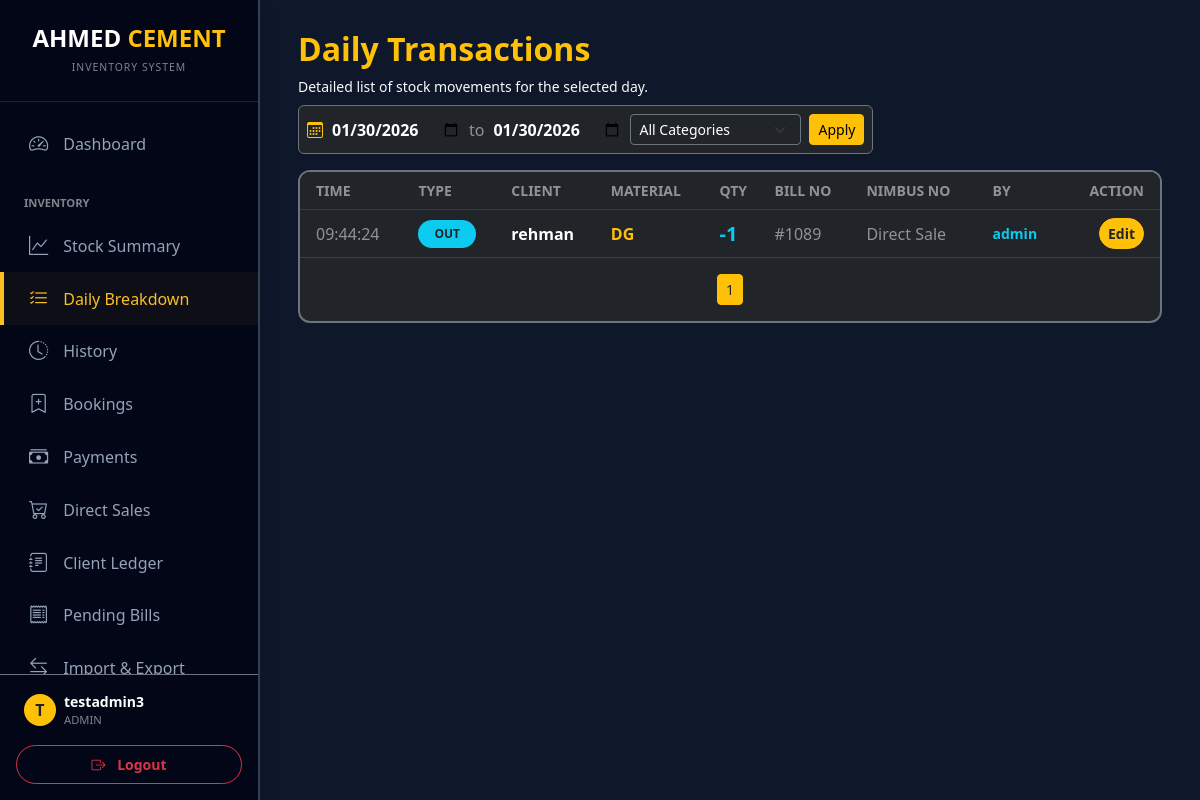
/daily_transactions (signed in), run on the app's committed database.
### models.py (models this page shows)
class User(UserMixin, db.Model):
    id = db.Column(db.Integer, primary_key=True)
    username = db.Column(db.String(100), unique=True, nullable=False)
    password_hash = db.Column(db.String(200), nullable=False)
    role = db.Column(db.String(20), default='user')
    can_view_stock = db.Column(db.Boolean, default=True)
    can_view_daily = db.Column(db.Boolean, default=True)
    can_view_history = db.Column(db.Boolean, default=True)
    can_import_export = db.Column(db.Boolean, default=False)
    can_manage_directory = db.Column(db.Boolean, default=False)

class Entry(db.Model):
    __table_args__ = (
        db.Index('idx_entry_date_material', 'date', 'material'),
        db.Index('idx_entry_material_type', 'material', 'type'),
        db.Index('idx_entry_date_type', 'date', 'type'),
        db.Index('idx_entry_client_date', 'client', 'date'),
    )
    id = db.Column(db.Integer, primary_key=True)
    date = db.Column(db.String(20), nullable=False, index=True)
    time = db.Column(db.String(20), nullable=False)
    type = db.Column(db.String(10), nullable=False, index=True)
    material = db.Column(db.String(100), nullable=False, index=True)
    client = db.Column(db.String(100), index=True)
    client_name = db.Column(db.String(100), index=True)
    client_code = db.Column(db.String(50), index=True)
    qty = db.Column(db.Float, nullable=False)
    bill_no = db.Column(db.String(100), index=True)
    auto_bill_no = db.Column(db.String(100), index=True)
    nimbus_no = db.Column(db.String(100), index=True)
    invoice_id = db.Column(db.Integer, db.ForeignKey('invoice.id'), nullable=True)
    invoice = db.relationship('Invoice', backref='entries')
    created_by = db.Column(db.String(100))
    client_category = db.Column(db.String(50), index=True, nullable=True)

### blueprints/inventory.py (the view)
@inventory_bp.route('/daily_transactions')
@login_required
def daily_transactions():
    date_from = request.args.get('date_from') or request.args.get('date') or date.today().strftime('%Y-%m-%d')
    date_to = request.args.get('date_to') or date_from
    category = request.args.get('category', '').strip()
    page = request.args.get('page', 1, type=int)
    per_page = 50  # Increased for better visibility
    q = Entry.query.filter(Entry.date >= date_from, Entry.date <= date_to)
    if category:
        q = q.filter(Entry.client_category == category)
    entries_pagination = q.order_by(Entry.date.desc(), Entry.time.desc()).paginate(page=page, per_page=per_page)
    materials = Material.query.all()
    from models import Client, PendingBill
    categories = sorted(list({c.category for c in Client.query.all() if c.category}))
    if 'Cash' not in categories:
        categories.insert(0, 'Cash')
    bill_numbers = [e.bill_no for e in entries_pagination.items if e.bill_no]
    pending_photos = {b.bill_no: b.photo_url for b in PendingBill.query.filter(PendingBill.bill_no.in_(bill_numbers), PendingBill.photo_url != '').all()}
    return render_template('daily_transactions.html',
                           entries=entries_pagination.items,
                           pagination=entries_pagination,
                           sel_date=date_from,
                           date_from=date_from,
                           date_to=date_to,
                           category_filter=category,
                           materials=materials,
                           categories=categories,
                           pending_photos=pending_photos)

### main.py (called while the page is built)
@login_manager.user_loader
def load_user(user_id):
    return db.session.get(User, int(user_id))

### templates/daily_transactions.html (shortened to what this page needs)
{% extends "layout.html" %}
{% block content %}
<div class="d-flex flex-wrap justify-content-between align-items-start mb-3 gap-2">
    <div>
        <h2 class="fw-bold text-warning">Daily Transactions</h2>
        <p class="text-light small mb-0">Detailed list of stock movements for the selected day.</p>
    </div>
    <div class="bg-dark border border-secondary rounded p-2 d-flex align-items-center shadow-sm">
        <i class="bi bi-calendar3 me-2 text-warning"></i>
        <input type="date" id="dateFrom" value="{{ date_from or sel_date }}" class="border-0 fw-bold text-white bg-transparent" style="outline: none; min-width: 130px;">
        <span class="mx-2 text-white-50">to</span>
        <input type="date" id="dateTo" value="{{ date_to or sel_date }}" class="border-0 fw-bold text-white bg-transparent" style="outline: none; min-width: 130px;">
        <select id="categoryFilter" class="form-select form-select-sm bg-dark text-white border-secondary ms-2">
            <option value="">All Categories</option>
        </select>
        <button class="btn btn-sm btn-warning ms-2 " onclick="applyDateFilter()">Apply</button>
    </div>
</div>
<div class="card bg-dark border-secondary mb-4 overflow-hidden" style="border-radius: 12px; border: 2px solid #334155;">
    <div class="table-responsive">
        <table class="table table-dark table-hover mb-0 align-middle">
            <thead class="small text-uppercase" style="background: #0f172a;">
                <tr>
                    <th class="ps-3 text-white-50">Time</th>
                    <th class="text-white-50">Type</th>
                    <th class="text-white-50">Client</th>
                    <th class="text-white-50">Material</th>
                    <th class="text-white-50">Qty</th>
                    <th class="text-white-50">Bill No</th>
                    <th class="text-white-50">Nimbus No</th>
                    <th class="text-white-50">By</th>
                    <th class="text-end pe-3 text-white-50">Action</th>
                </tr>
            </thead>
            <tbody>
                {% for e in entries %}
                <tr style="border-bottom: 1px solid #334155;">
                    <td class="ps-3 text-white-50">{{ e.time }}</td>
                    <td>
                        <span class="badge {{ 'bg-success' if e.type == 'IN' else 'bg-info text-dark' }} px-3 py-2 rounded-pill fw-bold">
                            {{ e.type }}
                        </span>
                    </td>
                    <td class="fw-bold text-white">{{ e.client or '---' }} <br><small class="text-white-50">{{ e.client_code or '' }}</small></td>
                    <td class="text-warning fw-bold">{{ e.material }}</td>
                    <td class="fw-bold {{ 'text-success' if e.type == 'IN' else 'text-info' }} fs-5">
                        {{ '+' if e.type == 'IN' else '-' }}{{ e.qty|int }}
                    </td>
                    <td class="text-white-50">
                        {{ e.bill_no or '---' }}
                    </td>
                    <td class="text-white-50">{{ e.nimbus_no or '---' }}</td>
                    <td class="text-info small fw-bold">{{ e.created_by or 'System' }}</td>
                    <td class="text-end pe-3">
                        {% if current_user.role == 'admin' or e.date == sel_date %}
                        <button class="btn btn-warning btn-sm text-dark fw-bold rounded-pill" data-bs-toggle="modal" data-bs-target="#editLog{{ e.id }}">
                            Edit
                        </button>
                        {% else %}
                        <span class="badge bg-secondary opacity-50"><i class="bi bi-lock"></i> Locked</span>
                        {% endif %}
                    </td>
                </tr>
                {% endfor %}
            </tbody>
        </table>
    </div>
    {% if pagination %}
    <div class="card-footer bg-transparent border-0 py-3">
        <nav>
            <ul class="pagination pagination-sm justify-content-center mb-0">
                <li class="page-item active"><span class="page-link bg-warning border-warning text-dark">{{ pagination.page }}</span></li>
            </ul>
        </nav>
    </div>
    {% endif %}
</div>
{% endblock %}

### templates/layout.html (shortened to what this page needs)
<!DOCTYPE html>
<html lang="en">
<head>
    <link href="https://cdn.jsdelivr.net/npm/bootstrap@5.3.0/dist/css/bootstrap.min.css" rel="stylesheet">
    <link rel="stylesheet" href="https://cdn.jsdelivr.net/npm/bootstrap-icons@1.10.0/font/bootstrap-icons.css">
    <link rel="stylesheet" href="https://cdn.jsdelivr.net/npm/flatpickr/dist/flatpickr.min.css">
    <link rel="stylesheet" href="https://cdn.jsdelivr.net/npm/flatpickr/dist/themes/dark.css">
</head>
<body>
{% if current_user.is_authenticated %}
    <div class="sidebar shadow" id="sidebar">
        <div class="p-4 text-center border-bottom border-secondary border-opacity-25">
            <h4 class="fw-bold text-white mb-0">AHMED <span class="text-warning">CEMENT</span></h4>
            <small class="text-white-50 text-uppercase" style="font-size: 0.65rem; letter-spacing: 1px;">Inventory System</small>
        </div>
        <div class="sidebar-nav-container">
            <nav class="py-3">
                <a href="/" class="nav-link {{ 'active' if request.path == '/' }}" onclick="closeSidebar()">
                    <i class="bi bi-speedometer2"></i> Dashboard
                </a>
                <div class="text-white-50 small fw-bold px-4 mt-4 mb-2 text-uppercase" style="font-size: 0.7rem;">Inventory</div>
                {% if current_user.can_view_stock or current_user.role == 'admin' %}
                <a href="/stock_summary" class="nav-link {{ 'active' if request.path == '/stock_summary' }}" onclick="closeSidebar()">
                    <i class="bi bi-graph-up"></i> Stock Summary
                </a>
                {% endif %}
                {% if current_user.can_view_daily or current_user.role == 'admin' %}
                <a href="/daily_transactions" class="nav-link {{ 'active' if request.path == '/daily_transactions' }}" onclick="closeSidebar()">
                    <i class="bi bi-list-check"></i> Daily Breakdown
                </a>
                {% endif %}
                {% if current_user.can_view_history or current_user.role == 'admin' %}
                <a href="/tracking" class="nav-link {{ 'active' if request.path == '/tracking' }}" onclick="closeSidebar()">
                    <i class="bi bi-clock-history"></i> History
                </a>
                <a href="/bookings" class="nav-link {{ 'active' if request.path == '/bookings' }}" onclick="closeSidebar()">
                    <i class="bi bi-bookmark-plus"></i> Bookings
                </a>
                <a href="/payments" class="nav-link {{ 'active' if request.path == '/payments' }}" onclick="closeSidebar()">
                    <i class="bi bi-cash-stack"></i> Payments
                </a>
                <a href="/direct_sales" class="nav-link {{ 'active' if request.path == '/direct_sales' }}" onclick="closeSidebar()">
                    <i class="bi bi-cart-check"></i> Direct Sales
                </a>
                <a href="/clients" class="nav-link {{ 'active' if request.path.startswith('/ledger') or request.path == '/clients' }}" onclick="closeSidebar()">
                    <i class="bi bi-journal-text"></i> Client Ledger
                </a>
                {% endif %}
                <a href="/pending_bills" class="nav-link {{ 'active' if request.path == '/pending_bills' }}" onclick="closeSidebar()">
                    <i class="bi bi-receipt"></i> Pending Bills
                </a>
                {% if current_user.can_import_export or current_user.role == 'admin' %}
                <a href="/import_export" class="nav-link {{ 'active' if request.path == '/import_export' }}" onclick="closeSidebar()">
                    <i class="bi bi-arrow-left-right"></i> Import & Export
                </a>
                {% endif %}
            </nav>
        </div>
        <div class="p-3 border-top border-secondary">
            <div class="d-flex align-items-center mb-3 px-2">
                <div class="bg-warning rounded-circle me-2 d-flex align-items-center justify-content-center text-dark fw-bold" style="width: 32px; height: 32px; flex-shrink: 0;">
                    {{ current_user.username[0]|upper }}
                </div>
                <div class="overflow-hidden">
                    <div class="text-white fw-bold small text-truncate">{{ current_user.username }}</div>
                    <div class="text-white-50 x-small" style="font-size: 0.7rem;">{{ current_user.role|upper }}</div>
                </div>
            </div>
            <a href="/logout" class="btn btn-outline-danger w-100 btn-sm fw-bold py-2 rounded-pill">
                <i class="bi bi-box-arrow-right me-2"></i> Logout
            </a>
        </div>
    </div>
{% endif %}
<div class="main-content {{ 'ms-0' if not current_user.is_authenticated }}">
    <div class="container-fluid px-0 px-sm-2">
        {% block content %}{% endblock %}
    </div>
</div>
</body>
</html>

### templates/layout.html (style rules this page uses)
:root { --sidebar-width: 260px; --bg-dark: #0f172a; --card-bg: #1e293b; --accent: #fbbf24; --sidebar-bg: #020617; }
body { background-color: var(--bg-dark); color: #f8fafc; font-family: 'Segoe UI', Roboto, Helvetica, Arial, sans-serif; overflow-x: hidden; margin: 0; }
.sidebar { width: var(--sidebar-width); height: 100vh; position: fixed; background: var(--sidebar-bg); border-right: 2px solid #334155; transition: all 0.3s; z-index: 1050; left: 0; top: 0; display: flex; flex-direction: column; }
.sidebar-nav-container { flex-grow: 1; overflow-y: auto; scrollbar-width: thin; scrollbar-color: #334155 transparent; }
.main-content { margin-left: var(--sidebar-width); padding: 30px; min-height: 100vh; transition: all 0.3s; }
.nav-link { color: #94a3b8; padding: 12px 25px; display: flex; align-items: center; font-weight: 500; border-left: 4px solid transparent; transition: 0.2s; text-decoration: none; }
.nav-link:hover, .nav-link.active { color: var(--accent); background: rgba(251, 191, 36, 0.05); border-left: 4px solid var(--accent); }
.nav-link i { font-size: 1.2rem; margin-right: 15px; }

### data on the page
User: username "T", username "testadmin3", role "ADMIN"
Entry: time "09:44:24", type "OUT", client "rehman", material "DG", type "-", qty "1", bill_no "#1089", nimbus_no "Direct Sale", created_by "admin"

### other printed values
{{ pagination.page }} "1"
